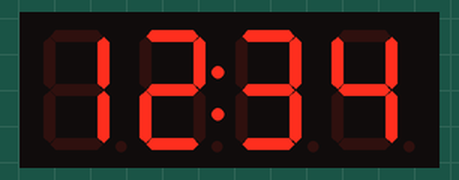
Recording of a sketch running on a simulated Arduino Uno, built with avr-gcc and run on an emulated ATmega328P. Shown: 4-digit seven-segment display. Wiring (inferred from the names in the program): TM1637 display: clock pin 2; DIO pin 3.

Above: at 0.1 s.

The sketch:

write_to_display_tm1637.ino
```cpp
// Define pins
#define CLK 2
#define DIO 3

// Seven-segment patterns for 0-9
const uint8_t segmentMap[] = {
  0x3f, 0x06, 0x5b, 0x4f, 0x66, 0x6d, 0x7d, 0x07, 0x7f, 0x6f
};

void setup() {
  pinMode(CLK, OUTPUT);
  pinMode(DIO, OUTPUT);
}

void loop() {
  displayInteger(1234, true);
  delay(1000);
  displayInteger(1234, false);
  delay(1000);
}

// --- Low Level Communication ---

void start() {
  digitalWrite(CLK, HIGH);
  digitalWrite(DIO, HIGH);
  delayMicroseconds(5); // can be 2 (try it first), same for all 5us
  digitalWrite(DIO, LOW);
}

void stop() {
  digitalWrite(CLK, LOW);
  digitalWrite(DIO, LOW);
  delayMicroseconds(5);
  digitalWrite(CLK, HIGH);
  digitalWrite(DIO, HIGH);
  delayMicroseconds(5);
}

bool writeByte(uint8_t b) {
  for (uint8_t i = 0; i < 8; i++) {
    digitalWrite(CLK, LOW);
    digitalWrite(DIO, (b & 0x01) ? HIGH : LOW); // Send LSB first
    b >>= 1;
    delayMicroseconds(5);
    digitalWrite(CLK, HIGH);
    delayMicroseconds(5);
  }

  // Wait for ACK
  digitalWrite(CLK, LOW);
  pinMode(DIO, INPUT);
  delayMicroseconds(5);
  digitalWrite(CLK, HIGH);
  delayMicroseconds(5);
  bool ack = digitalRead(DIO) == 0;
  pinMode(DIO, OUTPUT);
  return ack;
}

// --- High Level Functions ---

void displayInteger(int num, bool showColon) {
  uint8_t digits[4];
  digits[0] = segmentMap[(num / 1000) % 10];
  digits[1] = segmentMap[(num / 100) % 10];
  digits[2] = segmentMap[(num / 10) % 10];
  digits[3] = segmentMap[num % 10];

  // apply colon to second digit
  if (showColon) {
    digits[1] |= 0x80;
  }

  // 1. Data Command: Setting automatic address adding
  start();
  writeByte(0x40);
  stop();

  // 2. Address Command: Set start address to 0xC0 (first digit)
  start();
  writeByte(0xC0);
  for (int i = 0; i < 4; i++) {
    writeByte(digits[i]);
  }
  stop();

  // 3. Display Control: Turn on display, set brightness (0x88 is on, 0x8f is max)
  start();
  writeByte(0x88 + 3); // 0x88 is "ON", +7 is max brightness
  stop();
}
```
